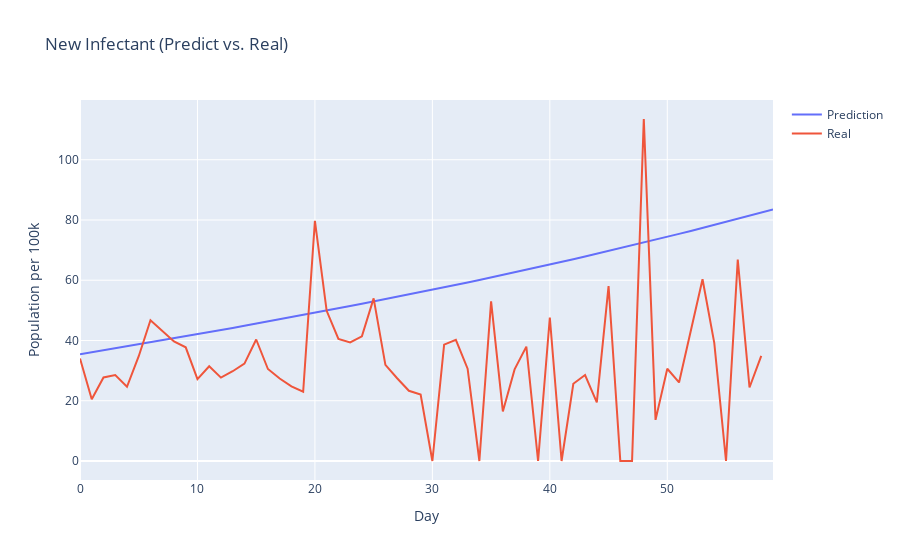

The notebook cell saved with this chart:
### Markdown cell above
We can see that the sigma(rate of symptom reveals) gamma(rate of recovery) is much lower than common sense (usually around 0.07). This is because at that time our hospital cannot handle so many patients, which leads to a low recovery rate, and this further influences the rate of symptom reveals

### Code cell
#test if the prediction 
new_in = result['New Infect'][1:len(inci)+1]
trace0 = go.Scatter(
      x = list(range(len(new_in))),
      y = new_in,
      mode = 'lines',
      name = 'Prediction'   
)
trace1 = go.Scatter(
      x = list(range(len(new_in))),
      y = new_per_day,
      mode = 'lines',
      name = 'Real'   
)
data = [trace0, trace1]
layout = dict(title = r'New Infectant (Predict vs. Real)', xaxis = dict(title = 'Day'), yaxis = dict(title = 'Population per 100k'))
fig = dict(data=data, layout=layout)
py.iplot(fig, filename='New Infectant (Predict vs. Real)')

### Figure 1 — Plotly figure (JSON) as saved in the notebook; plotly's stock layout.template omitted (floating-point values rounded to 4 significant figures)
{"data": [{"mode": "lines", "name": "Prediction", "type": "scatter", "x": [0, 1, 2, 3, 4, 5, 6, 7, 8, 9, 10, 11, 12, 13, 14, 15, 16, 17, 18, 19, 20, 21, 22, 23, 24, 25, 26, 27, 28, 29, 30, 31, 32, 33, 34, 35, 36, 37, 38, 39, 40, 41, 42, 43, 44, 45, 46, 47, 48, 49, 50, 51, 52, 53, 54, 55, 56, 57, 58, 59], "y": [35.45, 36.1, 36.76, 37.41, 38.07, 38.74, 39.4, 40.07, 40.75, 41.43, 42.11, 42.79, 43.49, 44.18, 44.88, 45.58, 46.29, 47.01, 47.73, 48.46, 49.19, 49.92, 50.67, 51.42, 52.17, 52.94, 53.7, 54.48, 55.26, 56.05, 56.85, 57.65, 58.46, 59.28, 60.1, 60.94, 61.78, 62.63, 63.48, 64.35, 65.22, 66.1, 66.99, 67.89, 68.79, 69.71, 70.63, 71.56, 72.5, 73.45, 74.41, 75.38, 76.36, 77.34, 78.34, 79.34, 80.36, 81.38, 82.42, 83.46]}, {"mode": "lines", "name": "Real", "type": "scatter", "x": [0, 1, 2, 3, 4, 5, 6, 7, 8, 9, 10, 11, 12, 13, 14, 15, 16, 17, 18, 19, 20, 21, 22, 23, 24, 25, 26, 27, 28, 29, 30, 31, 32, 33, 34, 35, 36, 37, 38, 39, 40, 41, 42, 43, 44, 45, 46, 47, 48, 49, 50, 51, 52, 53, 54, 55, 56, 57, 58, 59], "y": [34.04, 20.47, 27.72, 28.55, 24.64, 34.77, 46.74, 43.1, 39.66, 37.73, 27.14, 31.44, 27.67, 29.8, 32.33, 40.33, 30.53, 27.38, 24.77, 23.01, 79.73, 49.84, 40.51, 39.34, 41.35, 53.99, 31.9, 27.47, 23.31, 22.08, 0, 38.61, 40.22, 30.62, 0, 52.99, 16.44, 30.4, 37.97, 0, 47.62, 0, 25.65, 28.55, 19.49, 58.07, 0, 0, 113.5, 13.64, 30.62, 26.07, 42.81, 60.34, 39.24, 0, 66.86, 24.4, 34.91]}], "layout": {"title": {"text": "New Infectant (Predict vs. Real)"}, "xaxis": {"title": {"text": "Day"}}, "yaxis": {"title": {"text": "Population per 100k"}}}}
